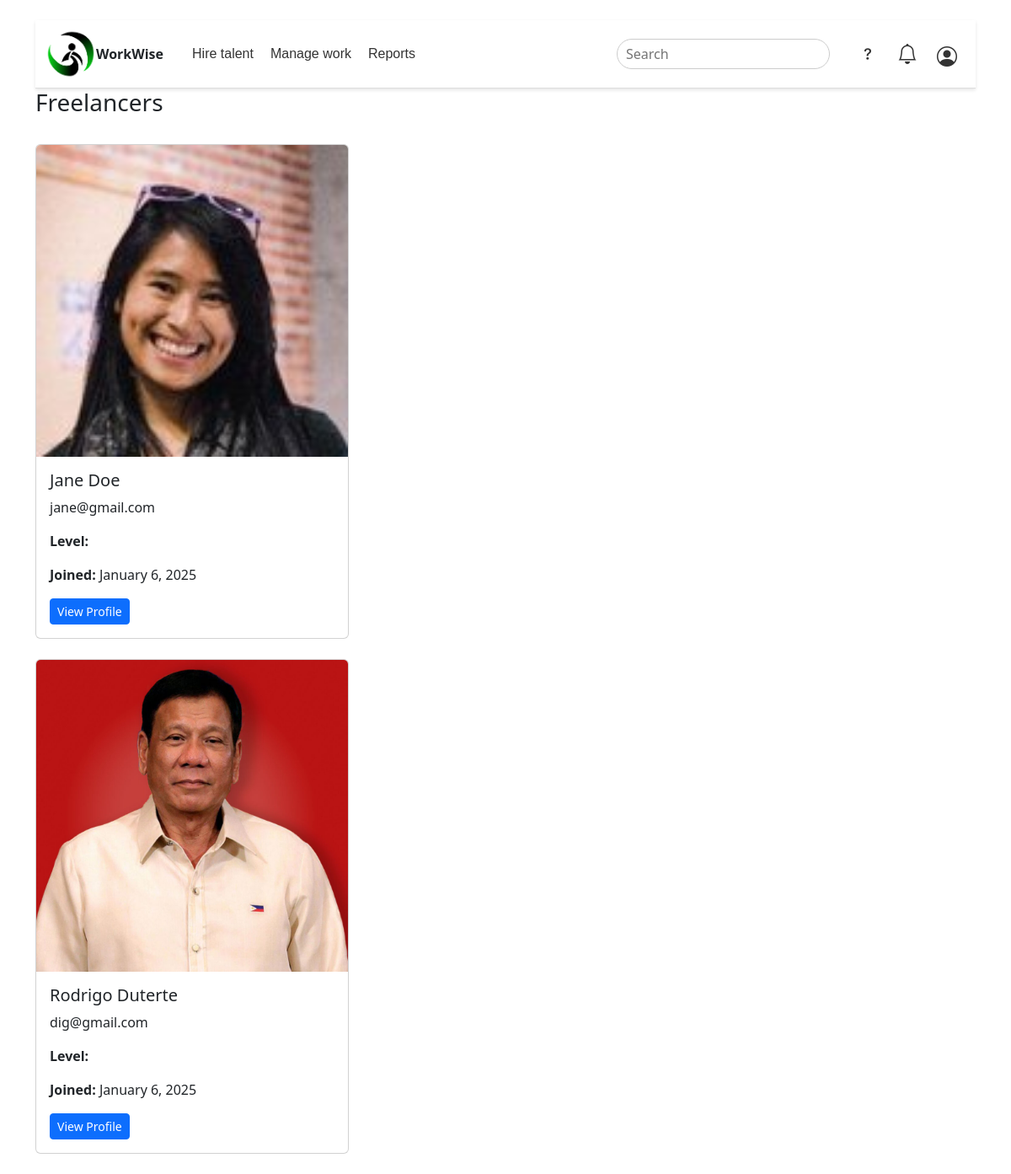
Page /finalsia-main/client_dashboard.php (signed in) on the committed database.
### tables this page shows
CREATE TABLE `users` (
  `id` int(11) NOT NULL,
  `name` varchar(255) NOT NULL,
  `email` varchar(255) NOT NULL,
  `address` varchar(255) NOT NULL,
  `fullname` varchar(255) NOT NULL,
  `bio` varchar(255) NOT NULL,
  `hrate` varchar(255) NOT NULL,
  `availabitily` varchar(255) NOT NULL,
  `password` varchar(255) NOT NULL,
  `role` enum('freelancer','client','admin') NOT NULL,
  `created_at` timestamp NOT NULL DEFAULT current_timestamp(),
  `profile_picture` varchar(255) DEFAULT NULL,
  `logo` varchar(255) DEFAULT NULL
);

### finalsia-main/client_dashboard.php (the view, shortened to what this page needs)
<?php
require_once 'config.php';
$user_role = $_SESSION['user_role'];
?>
<!DOCTYPE html>
<html lang="en">
<head>
    <link rel="stylesheet" href="css/dashboard.css">
    <link href="https://cdn.jsdelivr.net/npm/bootstrap@5.3.0/dist/css/bootstrap.min.css" rel="stylesheet">
    <link href="https://cdn.jsdelivr.net/npm/bootstrap-icons/font/bootstrap-icons.css" rel="stylesheet">
</head>
<body>
    <div class="container main-content mt-4">
        <?php if ($user_role == 'client'): ?>
            <div class="header">
                <div class="container d-flex align-items-center">
                    <div class="d-flex align-items-center me-auto">
                    <img src="img/workwise-logo.png" style="height: 60px; width: 60px"><a class="navbar-brand" href="index.php"><strong>WorkWise</strong></a>
                        <nav class="d-flex ms-4">
                            <a href="#" class="nav-item">Hire talent</a>
                            <a href="manage_work.php" class="nav-item">Manage work</a>
                            <a href="#" class="nav-item">Reports</a>
                        </nav>
                    </div>
                    <div class="d-flex ms-auto align-items-center">
                        <div class="search-bar">
                            <input type="text" id="searchInput" name="query" placeholder="Search" />
                        </div>
                        <i class="icon bi bi-question"></i>
                        <i class="icon bi bi-bell"></i>
                        <div class="profile-container">
                            <div class="profile-icon" id="profileIcon">
                                <i class="icon bi bi-person-circle"></i>
                            </div>
                        </div>
                    </div>
                </div>
            </div>
            <div class="d-flex justify-content-between align-items-center mb-4">
                <h3>Freelancers</h3>
            </div>
            <div id="freelancerResults">
                <?php
                $stmt = $conn->prepare("SELECT * FROM users WHERE role = 'freelancer'");
                $stmt->execute();
                $result = $stmt->get_result();
                if ($result->num_rows > 0):
                    while ($row = $result->fetch_assoc()):
                ?>
                        <div class="col-md-4 mb-4">
                            <div class="card">
                                <img src="<?php echo htmlspecialchars($row['profile_picture']); ?>" class="card-img-top" alt="Freelancer Profile Picture">
                                <div class="card-body">
                                    <h5 class="card-title"><?php echo htmlspecialchars($row['name']); ?></h5>
                                    <p class="card-text"><?php echo htmlspecialchars($row['email']); ?></p>
                                    <p class="card-text"><strong>Level:</strong> <?php echo htmlspecialchars($row['freelancer_level']); ?></p>
                                    <p class="card-text"><strong>Joined:</strong> <?php echo date('F j, Y', strtotime($row['created_at'])); ?></p>
                                    <div class="d-flex justify-content-between mt-3">
                                        <a href="view_freelancer.php?id=<?php echo $row['id']; ?>" class="btn btn-primary btn-sm">View Profile</a>
                                    </div>
                                </div>
                            </div>
                        </div>
                <?php
                    endwhile;
                else:
                    echo "<p>No freelancers found.</p>";
                endif;
                ?>
            </div>
        <?php endif; ?>
    </div>
</body>
</html>

### finalsia-main/css/dashboard.css (style rules this page uses)
body { background-color: #f9f9f9; }
.header { margin-top: 20px; background-color: white; border-bottom: 1px solid #ddd; padding: 10px 0; box-shadow: 0px 2px 4px rgba(0, 0, 0, 0.1); }
.header .search-bar { flex-grow: 1; margin: 0 20px; }
.header .search-bar input { width: 100%; padding: 5px 10px; border: 1px solid #ccc; border-radius: 18px; }
.header .nav-item { font-family: 'Arial', sans-serif; font-size: 1rem; color: #333; text-decoration: none; margin: 0 10px; }
.icon { font-size: 1.5rem; margin: 0 10px; color: #333; cursor: pointer; }
.header .d-flex.ms-auto { gap: 3px; }
.profile-container { position: relative; display: inline-block; }
.profile-icon { cursor: pointer; font-size: 2rem; }
.card { height: 100%; }

### rows in the picture
users: profile_picture (picture), name "Jane Doe", email "jane@gmail.com", created_at "January 6, 2025"
users: profile_picture (picture), name "Rodrigo Duterte", email "dig@gmail.com", created_at "January 6, 2025"
